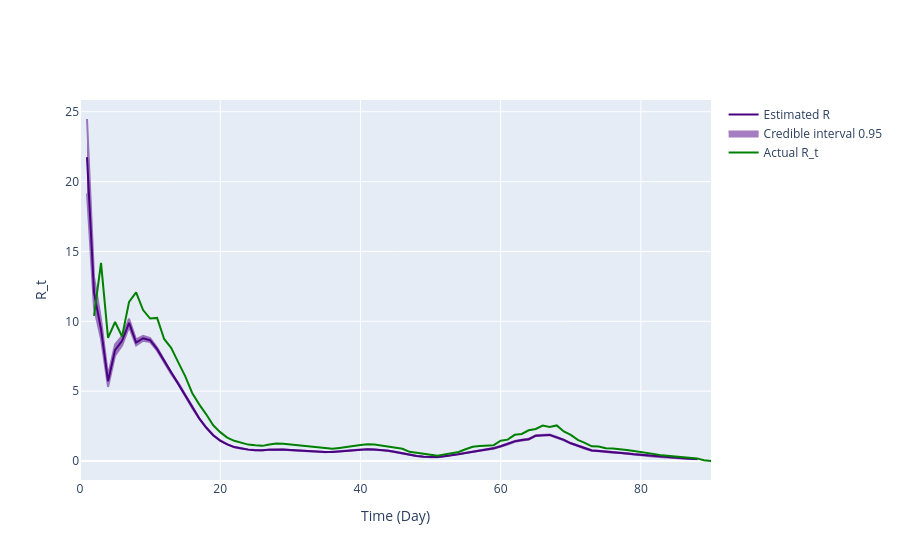

Notebook source saved alongside this figure:
### Markdown cell above
Based on this interpolation result, we want to predict the $R_t$ values. However, using `branchpro` to predict $R_t$ requires the incidences on each day rather than prevalence (total number of infection). Therefore, we develop a package named `EpiPI` to predict the incidecnes. Running the `EpiPI` part firstly will help you to define the variables in the following block. Assume we get the predicted incidecnes, we can use `branchpro` to estimate the $R_t$ given a serial interval.

### Code cell
# Use incidence data to predict R_t value
theta = incidences_true
starting_time_point = 0
end_time_point = len(theta)
# Define variables needed for calculating R_t
tau = 0
R_t_start = tau+1
a = 1
b = 1/5

ws_mean = 7
ws_var = 4**2
theta_num = ws_var / ws_mean
k = ws_mean / theta_num
w_dist = scipy.stats.gamma(k, scale=theta_num)
disc_w = w_dist.pdf(range(len(theta)))
serial_interval = disc_w
serial_interval = serial_interval[1:]

# serial_interval = serial_interval_emp

# Plot comparison between the true and predicted R_t
# Transform our incidence data into pandas dataframes
inc_data = pd.DataFrame(
    {
        'Time': np.arange(len(theta) - 2),
        'Incidence Number': incidences_true[2:len(theta)]
    }
)

inference = branchpro.BranchProPosterior(
    inc_data=inc_data,
    daily_serial_interval=serial_interval,
    alpha=a,
    beta=b)

inference.run_inference(tau=tau)
intervals = inference.get_intervals(central_prob=.95)

# Transform our true incidence data into pandas dataframes
# inc_data_true = pd.DataFrame(
#     {
#         'Time': np.arange(len(theta)),
#         'Incidence Number': incidences_true[:len(theta)]
#     }
# )

# inference_true = branchpro.BranchProPosterior(
#     inc_data=inc_data_true,
#     daily_serial_interval=serial_interval,
#     alpha=a,
#     beta=1/b)

# inference_true.run_inference(tau=tau)
# intervals_true = inference_true.get_intervals(central_prob=.95)
# warm_up = 3
# pred = intervals['Mean'].to_numpy()
# rmse = np.sqrt(np.mean((pred[warm_up - 1:] - true_rt[warm_up:]) ** 2))
# print('RMSE', rmse)

fig = ReproductionNumberPlot()

# fig.add_interval_true_rt(intervals_true)  # Here I used a modified version of branchpro method to plot the true R_t
fig.add_interval_rt(intervals)
true_rt_plot = go.Scatter(
    y=true_rt[starting_time_point:end_time_point],
    x=list(range(starting_time_point, end_time_point)),
    mode='lines',
    name='Actual R_t',
    line_color='green'
)

fig.add_trace(true_rt_plot)

fig.update_labels(time_label='Time (Day)', r_label='R_t')

fig.show_figure()

### Figure 1 — Plotly figure (JSON) as saved in the notebook; plotly's stock layout.template omitted (floating-point values rounded to 4 significant figures; data arrays with more than 128 entries replaced by an {"elided": "..."} marker saying what was removed)
{"data": [{"line": {"color": "indigo"}, "mode": "lines", "name": "Estimated R", "type": "scatter", "x": [1, 2, 3, 4, 5, 6, 7, 8, 9, 10, 11, 12, 13, 14, 15, 16, 17, 18, 19, 20, 21, 22, 23, 24, 25, 26, 27, 28, 29, 30, 31, 32, 33, 34, 35, 36, 37, 38, 39, 40, 41, 42, 43, 44, 45, 46, 47, 48, 49, 50, 51, 52, 53, 54, 55, 56, 57, 58, 59, 60, 61, 62, 63, 64, 65, 66, 67, 68, 69, 70, 71, 72, 73, 74, 75, 76, 77, 78, 79, 80, 81, 82, 83, 84, 85, 86, 87, 88], "y": [21.74, 12.05, 9.433, 5.713, 7.942, 8.604, 9.888, 8.483, 8.787, 8.651, 8.006, 7.179, 6.293, 5.564, 4.71, 3.833, 3.05, 2.395, 1.846, 1.459, 1.194, 0.9956, 0.8839, 0.8139, 0.7742, 0.7628, 0.8139, 0.8384, 0.8174, 0.7822, 0.7501, 0.7247, 0.6821, 0.6733, 0.6355, 0.6423, 0.6807, 0.74, 0.7784, 0.8263, 0.8378, 0.8166, 0.7786, 0.7284, 0.647, 0.5468, 0.4507, 0.3627, 0.3088, 0.282, 0.2782, 0.3425, 0.3945, 0.4801, 0.5765, 0.6647, 0.7481, 0.8229, 0.9047, 1.055, 1.205, 1.406, 1.496, 1.562, 1.814, 1.865, 1.866, 1.689, 1.509, 1.266, 1.087, 0.8835, 0.7562, 0.7182, 0.6858, 0.6095, 0.5835, 0.5407, 0.4808, 0.4397, 0.3795, 0.3221, 0.2767, 0.2468, 0.2334, 0.1777, 0.1598, 0.1419]}, {"fill": "toself", "fillcolor": "indigo", "line": {"color": "indigo"}, "mode": "lines", "name": "Credible interval 0.95", "opacity": 0.5, "type": "scatter", "x": {"elided": "176 int values"}, "y": {"elided": "176 float values"}}, {"line": {"color": "green"}, "mode": "lines", "name": "Actual R_t", "type": "scatter", "x": [0, 1, 2, 3, 4, 5, 6, 7, 8, 9, 10, 11, 12, 13, 14, 15, 16, 17, 18, 19, 20, 21, 22, 23, 24, 25, 26, 27, 28, 29, 30, 31, 32, 33, 34, 35, 36, 37, 38, 39, 40, 41, 42, 43, 44, 45, 46, 47, 48, 49, 50, 51, 52, 53, 54, 55, 56, 57, 58, 59, 60, 61, 62, 63, 64, 65, 66, 67, 68, 69, 70, 71, 72, 73, 74, 75, 76, 77, 78, 79, 80, 81, 82, 83, 84, 85, 86, 87, 88, 89, 90], "y": [11.43, null, 10.39, 14.19, 8.817, 9.95, 8.911, 11.4, 12.07, 10.8, 10.2, 10.24, 8.737, 8.102, 7.08, 6.074, 4.869, 4.053, 3.343, 2.555, 2.065, 1.673, 1.445, 1.281, 1.172, 1.122, 1.084, 1.178, 1.252, 1.237, 1.181, 1.119, 1.051, 0.9997, 0.9618, 0.931, 0.8693, 0.9367, 1.032, 1.078, 1.15, 1.207, 1.181, 1.102, 1.025, 0.9531, 0.8743, 0.6574, 0.5925, 0.501, 0.446, 0.3841, 0.4756, 0.5335, 0.6432, 0.8447, 1.024, 1.071, 1.109, 1.134, 1.452, 1.528, 1.874, 1.933, 2.196, 2.292, 2.531, 2.429, 2.548, 2.114, 1.872, 1.514, 1.302, 1.049, 1.033, 0.9105, 0.8976, 0.8122, 0.7796, 0.7094, 0.6469, 0.5624, 0.4919, 0.4035, 0.3558, 0.3267, 0.2515, 0.2054, 0.1866, 0.05895, 0]}], "layout": {"hovermode": "x unified", "xaxis": {"title": {"text": "Time (Day)"}}, "yaxis": {"title": {"text": "R_t"}}}}
